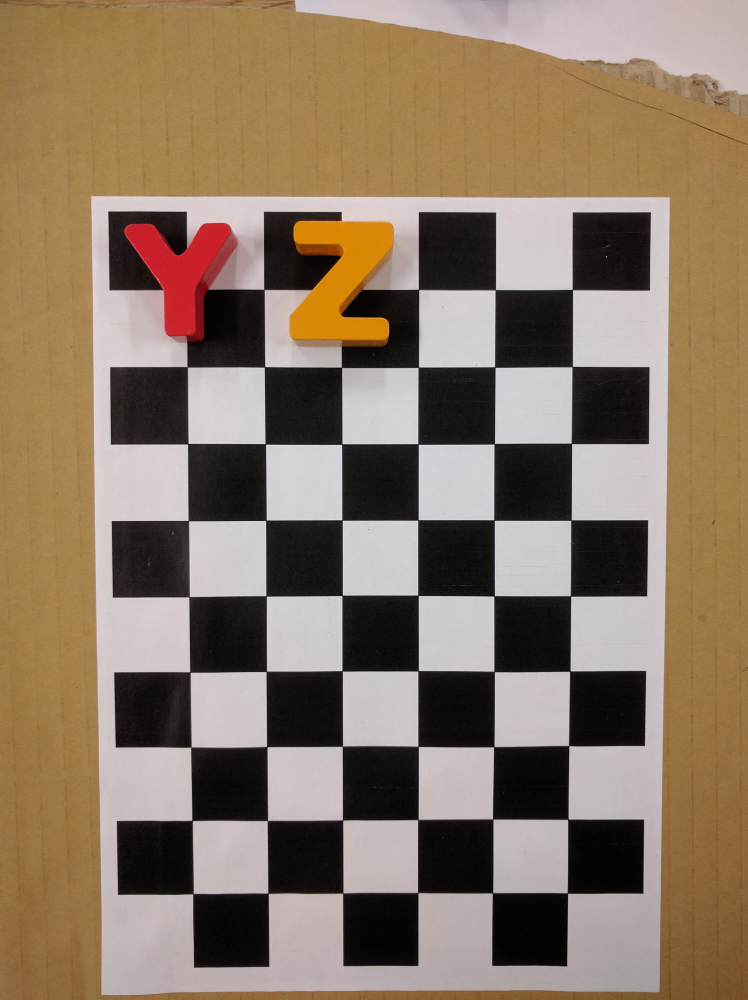
#> input picture Stage2/alphabet_data/yz.jpg, 2992 x 4000 px (shown at 1/4 size)
$ python mktpl.py
#> lines starting #> are read from the running program, lines starting #| are printed output that depends on the picture
import cv2
import numpy as np


img = cv2.imread('yz.jpg')
#> img is the input picture: shape (4000, 2992, 3); mean B, G, R 99.9, 119.3, 138.6
img = cv2.resize(img, (0, 0), None, 0.2, 0.2)
#> img: shape (800, 598, 3)
gray = cv2.cvtColor(img, cv2.COLOR_BGR2GRAY)
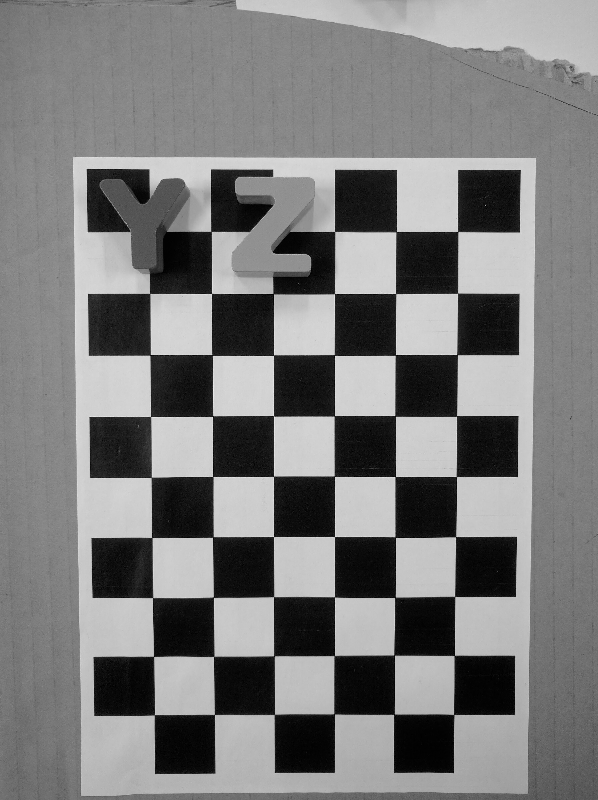
#> gray: shape (800, 598); min 0, max 240, mean 122.8

img2 = img.copy()
img2[:380,:,:] = 0
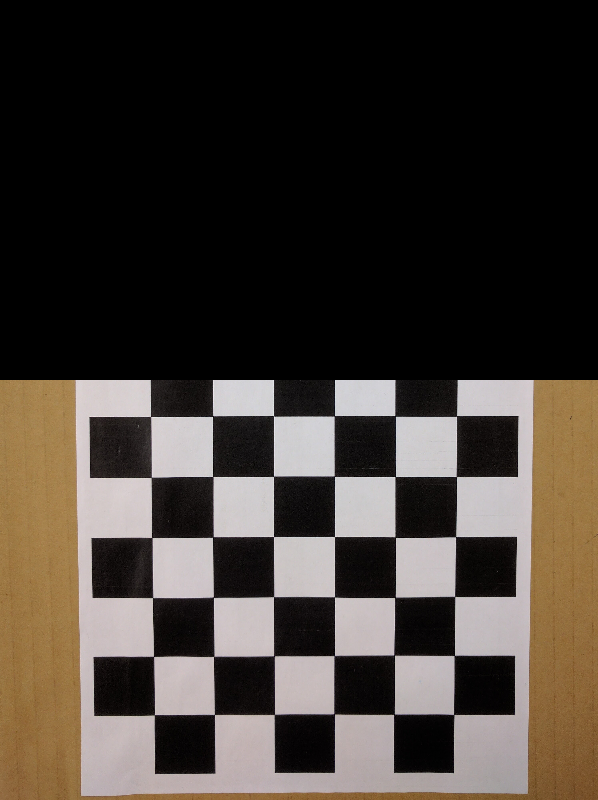
#> img2: shape (800, 598, 3); mean B, G, R 53, 59.4, 66.6

cv2.imshow('img', img2)
cv2.waitKey(0)

NR, NC = 5, 6

ret, bdr = cv2.findChessboardCorners(img2, (NR, NC))
#> ret = True; bdr = 30 rows, first 8: [456.5, 476.5], [455.5, 536.6], [454.7, 596.4], [454.3, 655.5], [453.6, 714.5], [395.3, 476.5], [395.3, 537.3], [394.9, 597.4]
cv2.drawChessboardCorners(img, (NR, NC), bdr, True)
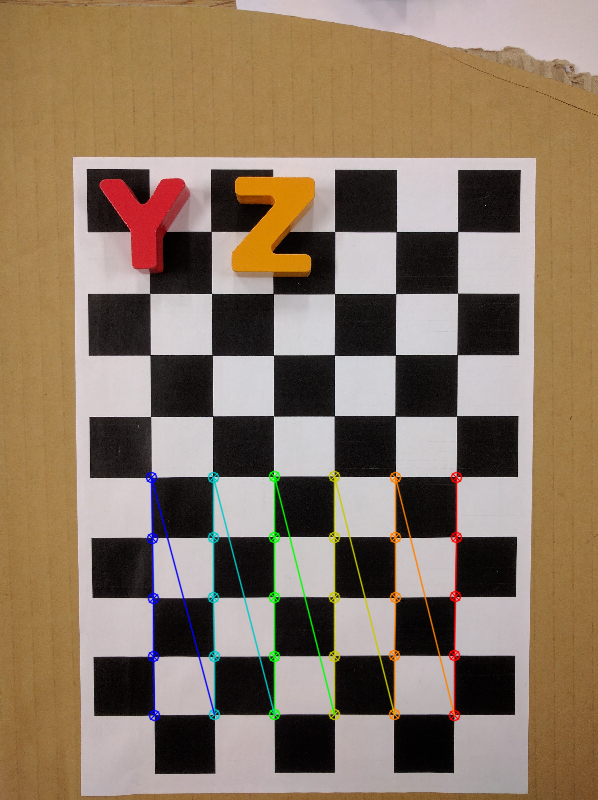
#> img: shape (800, 598, 3); mean B, G, R 99.7, 119.7, 138.6

UNIT = 0.02816 * 1280

objp = np.mgrid[0:NR,0:NC].T.reshape(-1,2) * 0.02816 * 1280
objp[:,0] += UNIT*5
objp[:,1] += UNIT*0
p_src = bdr[:,0,:].astype(np.float32)
#> p_src = 30 pairs, first value 151.3 to 456.5, second value 476.3 to 714.7
p_dst = objp.astype(np.float32)
pers_transform, mask = cv2.findHomography(p_src, p_dst)
#> pers_transform = [[-0.000539, 0.555, -91.63], [-0.567, -0.00675, 261.9], [-7.33e-06, -8.13e-05, 1]]; mask = 30 values from 1 to 1

img = cv2.warpPerspective(img, pers_transform, (480, 300))
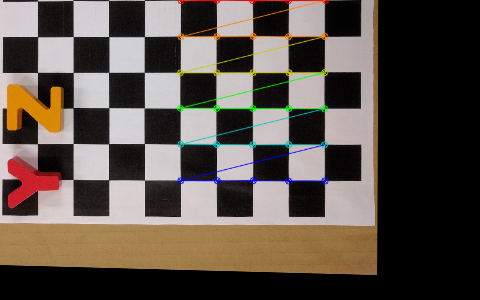
#> img: shape (300, 480, 3); mean B, G, R 72.1, 80.5, 90.3
img = img.transpose([1, 0, 2])[:,::-1,:]
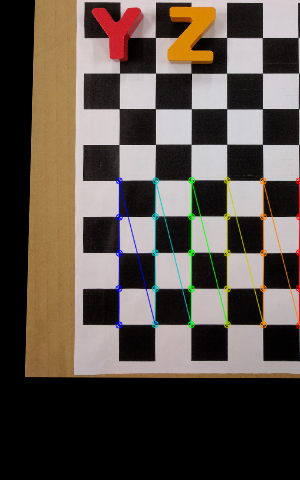
#> img: shape (480, 300, 3); mean B, G, R 72.1, 80.5, 90.3

# corners = cv2.cornerHarris(gray, 2, 3, 0.04)
# corners = cv2.normalize(corners, None, 0, 1, cv2.NORM_MINMAX)
# print(cv2.minMaxLoc(corners))

for i in range(2):
    for j in range(3):
        x = img[int(UNIT*2*i):int(UNIT*2*(i+1)),img.shape[1]-int(UNIT*2*(j+1)):img.shape[1]-int(UNIT*2*j)]
        print(x.shape)
        cv2.imshow('x', x)
        cv2.imwrite('%d-%d.png' % (i, j), x)
#> this loop made 2 passes
#> pass 1, `cv2.imshow('x', x)`:
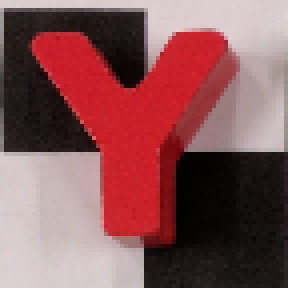
#> window 'x': shape (72, 72, 3) (shown 4 times larger); mean B, G, R 87.6, 85.4, 135
#> pass 2, `cv2.imshow('x', x)`:
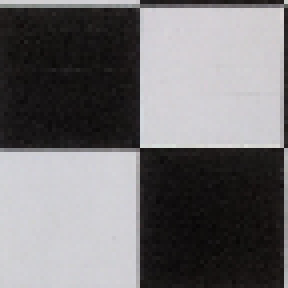
#> window 'x': shape (72, 72, 3) (shown 4 times larger); mean B, G, R 114.8, 113, 114.8

cv2.imshow('img', img)
cv2.waitKey(0)

$ run again, with Stage2/alphabet_data/abcdef.jpg copied over Stage2/alphabet_data/yz.jpg
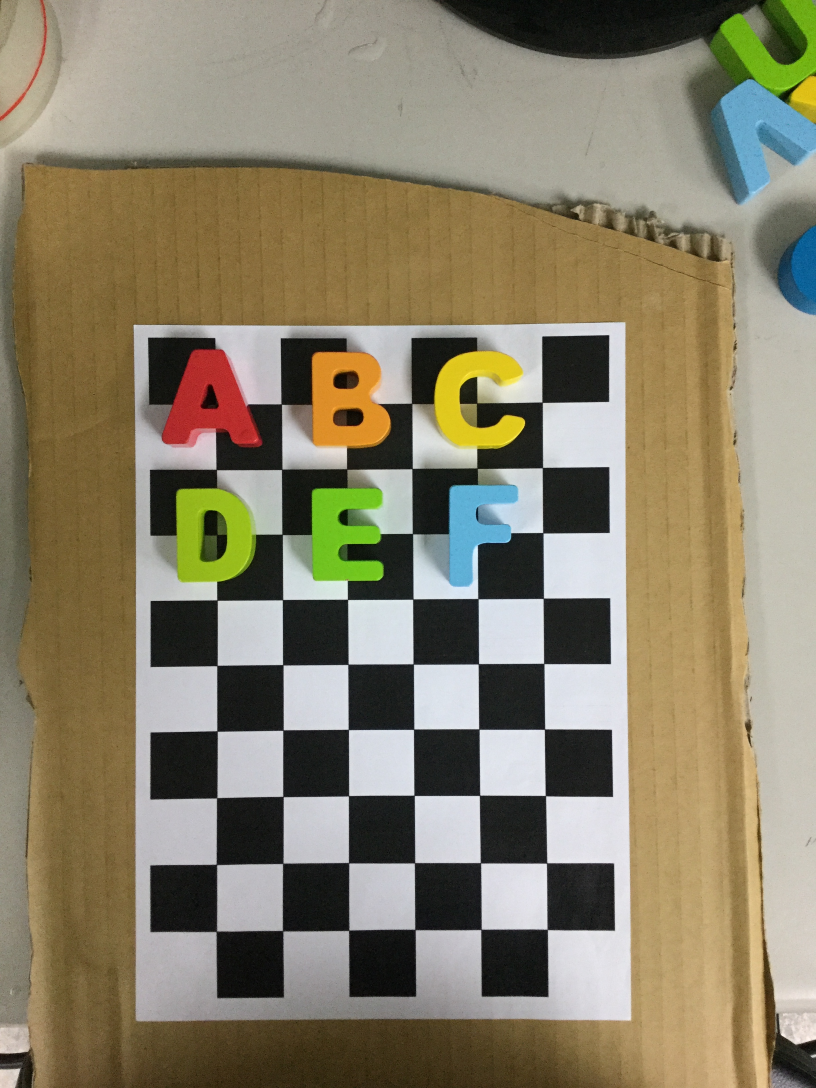
#> input picture Stage2/alphabet_data/abcdef.jpg, 2448 x 3264 px (shown at 1/3 size)
#> img is the input picture: shape (3264, 2448, 3); mean B, G, R 105.4, 128.3, 136.6
#> `img2[:380,:,:] = 0`:
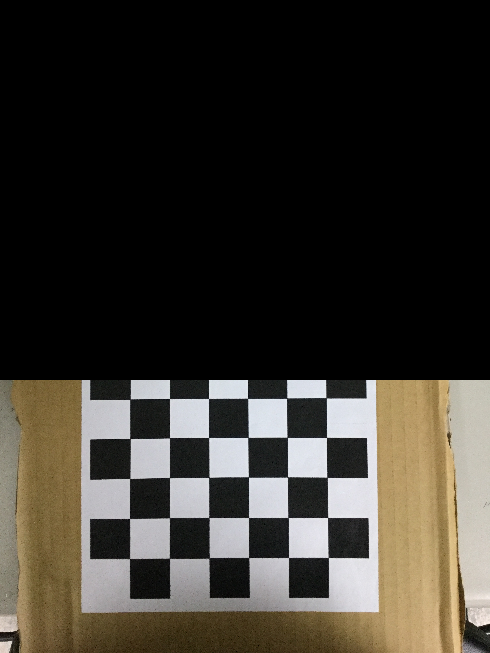
#> img2: shape (653, 490, 3); mean B, G, R 45.5, 52.3, 56.1
#> ret = True; bdr = 30 rows, first 8: [319, 404], [326.5, 437.4], [327.1, 477.4], [327.6, 517.5], [328.3, 557.5], [293, 406], [287.3, 437.4], [287.5, 477]
#> p_src = 30 pairs, first value 129.4 to 328.3, second value 398.4 to 558.5
#> pers_transform = [[-0.0333, 1.07, -228.7], [-1.02, 0.0358, 314], [-0.000116, 0.000259, 1]]; mask = 30 values, max 1 at index 1, min 0 at index 0, mean 0.9
#> the loop `for i in range(2):` made 2 passes
#> pass 2, `cv2.imshow('x', x)`:
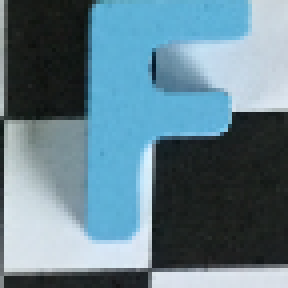
#> window 'x': shape (72, 72, 3) (shown 4 times larger); mean B, G, R 140.1, 127.4, 99
